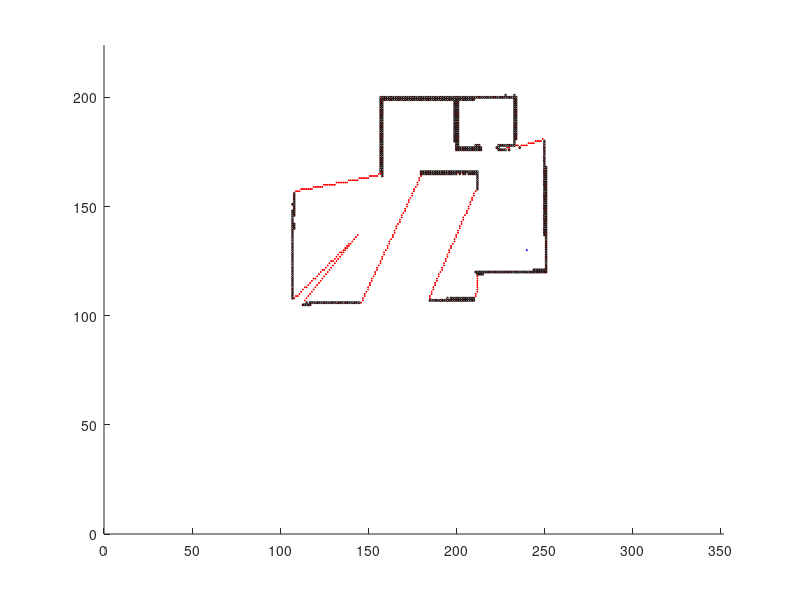

The MATLAB source for this figure: (Note: this script raises an error after producing the figure.)
clc, clear all;
figure(1);
load apf.mat
height = size(map,1);
width  = size(map,2);

axis([0 352 0 224]);
% begin=[2;2];
begin = [240;130];
% over=[14 14;5 14];
% over=[14 6 14 ;14 14 2];
hold on;

% obstacle=[0 0 0 0 0 0 0 0 0 0 0  0  0  0  0  0   15 15 15 15 15 15 15 15 15 15 15 15 15 15 15 15 1  2  3  4  5  6  7  8  9  10 11 12 13 14   1 2 3 4 5 6 7 8 9 10 11 12 13 14   5 5 5 5 5 5 5 5 5  5  5  5  10 10 10 10 10 10 10 10; 
%           0 1 2 3 4 5 6 7 8 9 10 11 12 13 14 15  0  1  2  3  4  5  6  7  8  9  10 11 12 13 14 15 15 15 15 15 15 15 15 15 15 15 15 15 15 15 0 0 0 0 0 0 0 0 0  0  0  0  0  0   2 3 4 5 6 7 8 9 10 11 12 15 14 13 12 11 10 6  9  13];
% obstacle=[1 1 1 1 1 1 1 1 1 1  1  1  1  1  1     2  3  4  5  6  7  8  9  10 11 12 13 14    2  3  4  5  6  7  8  9  10 11 12 13 14 15     15 15 15 15 15 15 15 15 15 15 15 15 15 15     5 5 5 5 5 5 5 5 5  5  5  5   10 10 10 10 10 10 10 10; 
%           1 2 3 4 5 6 7 8 9 10 11 12 13 14 15    15 15 15 15 15 15 15 15 15 15 15 15 15    1  1  1  1  1  1  1  1  1  1  1  1  1   1     2  3  4  5  6  7  8  9  10 11 12 13 14 15     1 2 3 4 5 6 7 8 9  10 11 12  14 13 12 11 10 9  8  7];

obstacle = []; 
target = [];
for i = 2:size(map, 1)-1
    for j = 2:size(map, 2 )-1
        if(map(i,j) == 100)
            obstacle = [obstacle, [i;j]];
        end
        if(map(i,j)==255)
            temp = 0;
            if(map(i+1, j)==0)
                temp1 = 0;
                temp1 = temp1+ (map(i+2, j)==0);
                temp1 = temp1+ (map(i+1, j+1)==0);
                temp1 = temp1+ (map(i+1, j-1)==0);
                temp = temp +(temp1>0);
            end
            
            if(map(i, j+1)==0)
                temp1 = 0;
                temp1 = temp1+ (map(i, j+2)==0);
                temp1 = temp1+ (map(i+1, j+1)==0);
                temp1 = temp1+ (map(i-1, j+1)==0);
                temp = temp +(temp1>0);
            end
           
            if(map(i-1, j)==0)
                temp1 = 0;
                temp1 = temp1+ (map(i-1, j+1)==0);
                temp1 = temp1+ (map(i-1, j-1)==0);
                temp1 = temp1+ (map(i-2, j)==0);
                temp = temp +(temp1>0);
            end
            
            if(map(i, j-1)==0)
                temp1 = 0;
                temp1 = temp1+ (map(i, j-2)==0);
                temp1 = temp1+ (map(i+1, j-1)==0);
                temp1 = temp1+ (map(i-1, j-1)==0);
                temp = temp +(temp1>0);
            end
            if(temp > 0)
                target = [target, [i;j]];
            end
        end
    end
end

infoGain = zeros(1,size(target,2));
for i = 1: size(target,2)
   tempInfoGain = 0;
   tempInfoGain = tempInfoGain + (map(target(1,i)+1, target(2,i)) ==255);
   tempInfoGain = tempInfoGain + (map(target(1,i)-1, target(2,i)) ==255);
   tempInfoGain = tempInfoGain + (map(target(1,i)+1, target(2,i)+1) ==255);
   tempInfoGain = tempInfoGain + (map(target(1,i)+1, target(2,i)-1) ==255);
   tempInfoGain = tempInfoGain + (map(target(1,i)-1, target(2,i)+1) ==255);
   tempInfoGain = tempInfoGain + (map(target(1,i)-1, target(2,i)-1) ==255);
   tempInfoGain = tempInfoGain + (map(target(1,i), target(2,i)+1) ==255);
   tempInfoGain = tempInfoGain + (map(target(1,i), target(2,i)-1) ==255);
   infoGain(i) = tempInfoGain;
end

plot(begin(1),begin(2),'*b','MarkerSize',1);
plot(target(1,:),target(2,:),'*r','MarkerSize',1);

for i=1:size(obstacle,2)
    rectangle('Position',[obstacle(1,i)-0.5, obstacle(2,i)-0.5, 1, 1],'Curvature',[1,1],'FaceColor','r');
end

point= path_plan_direct_around(infoGain, map, begin, target, obstacle, height, width);
